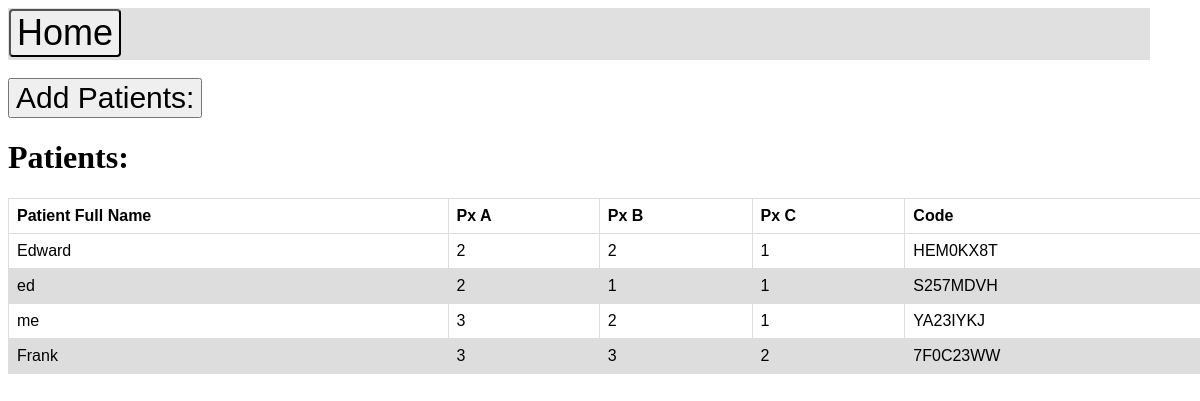
The page /doctorView on the database as committed earlier.
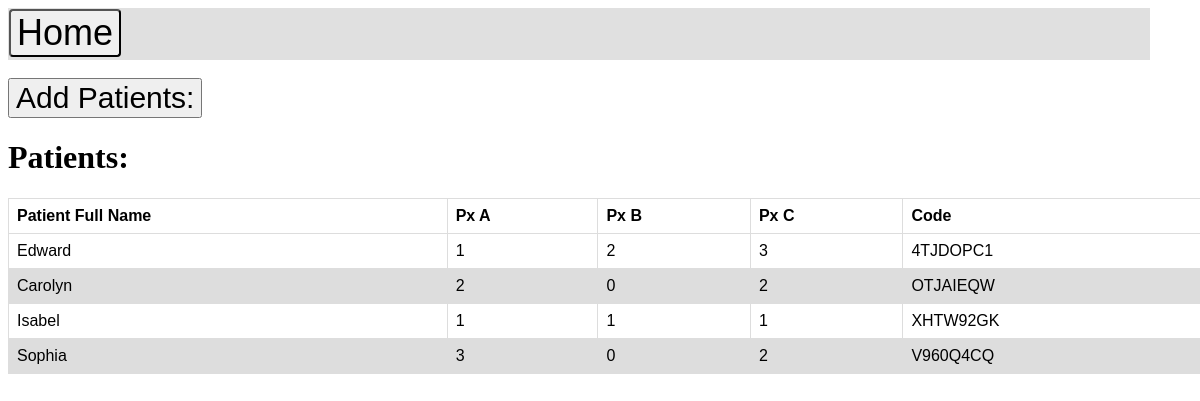
The same page on the database as committed later.
### flask_server.py (models this page shows, shortened)
class Patient(db.Model):
    id = db.Column('patient_id', db.Integer, primary_key = True)
    name = db.Column(db.String(50)) #unique=True
    dosageA = db.Column(db.Integer)
    dosageB = db.Column(db.Integer)
    dosageC = db.Column(db.Integer)
    code = db.Column(db.String(8))

### flask_server.py (the view, shortened to what this page needs)
@app.route('/doctorView', methods = ['GET', 'POST'])
def doctorView():
    return render_template('doctorView.html', patients=Patient.query.all())

### templates/doctorView.html (shortened to what this page needs)
<!DOCTYPE HTML>
<html>
    <head>
    </head>
    <body>
        <div class="navBar">
            <form action="{{url_for('home')}}">
                <button class="button1" >Home</button>
            </form>
        </div>
        <br>
        <button class = "patBut" onclick = "toggle();">Add Patients:</button>
        <table id="patientTable">
            <h1>Patients: </h1>
            <tbody>
                <thead>
                    <tr>
                        <th>Patient Full Name</th>
                        <th>Px A</th>
                        <th>Px B</th>
                        <th>Px C</th>
                        <th>Code</th>
                    </tr>
                </thead>
                {% for patient in patients %}
                <tr>
                    <td>{{ patient.name }}</td>
                    <td>{{ patient.dosageA }}</td>
                    <td>{{ patient.dosageB }}</td>
                    <td>{{ patient.dosageC }}</td>
                    <td>{{ patient.code }}</td>
                 </tr>
                {% endfor %}
            </tbody>
        </table>
    </body>
</html>

### templates/doctorView.html (style rules this page uses)
table { font-family: arial, sans-serif; border-collapse: collapse; width: 100vw; }
td, th { border: 1px solid #dddddd; text-align: left; padding: 8px; }
tr:nth-child(even) { background-color: #dddddd; }
.navBar { margin:0px; width:95vw; height:50px; border:1px solid #e0e0e0; background-color: #e0e0e0; }
.button1 { -webkit-transition-duration: 0.4s; transition-duration: 0.4s; border-radius: 4px; font-size: 36px; }
.patBut { font-size: 30px; }

Rows that differ between the two databases and show on the page:
changed Patient "Edward": dosageA "2" → "1"; dosageC "1" → "3"; code "HEM0KX8T" → "4TJDOPC1"
changed Patient: name "ed" → "Carolyn"; dosageB "1" → "0"; dosageC "1" → "2"; code "S257MDVH" → "OTJAIEQW"
changed Patient: name "me" → "Isabel"; dosageA "3" → "1"; dosageB "2" → "1"; code "YA23IYKJ" → "XHTW92GK"
changed Patient: name "Frank" → "Sophia"; dosageB "3" → "0"; code "7F0C23WW" → "V960Q4CQ"
